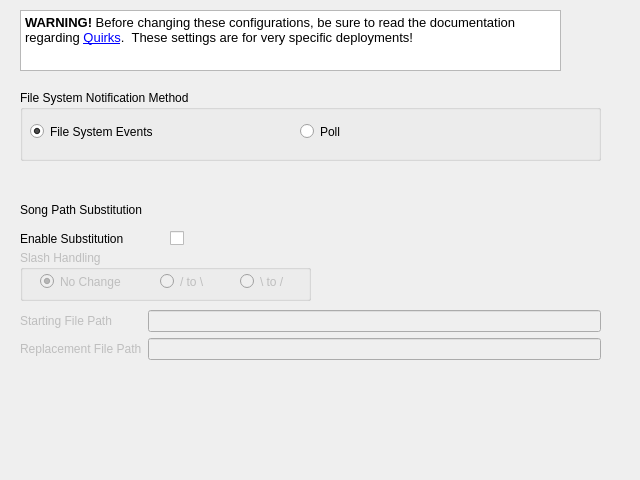
<?xml version="1.0" encoding="UTF-8"?>
<ui version="4.0">
 <class>Form</class>
 <widget class="QWidget" name="Form">
  <property name="geometry">
   <rect>
    <x>0</x>
    <y>0</y>
    <width>640</width>
    <height>480</height>
   </rect>
  </property>
  <property name="windowTitle">
   <string>Quirks</string>
  </property>
  <property name="windowIcon">
   <iconset resource="settings.qrc">
    <normaloff>:/resources/icon.ico</normaloff>:/resources/icon.ico</iconset>
  </property>
  <widget class="QGroupBox" name="fs_event_method_box">
   <property name="geometry">
    <rect>
     <x>20</x>
     <y>90</y>
     <width>581</width>
     <height>71</height>
    </rect>
   </property>
   <property name="layoutDirection">
    <enum>Qt::LeftToRight</enum>
   </property>
   <property name="title">
    <string>File System Notification Method</string>
   </property>
   <widget class="QRadioButton" name="fs_events_button">
    <property name="geometry">
     <rect>
      <x>10</x>
      <y>30</y>
      <width>158</width>
      <height>23</height>
     </rect>
    </property>
    <property name="text">
     <string>File System Events</string>
    </property>
    <property name="checked">
     <bool>true</bool>
    </property>
   </widget>
   <widget class="QRadioButton" name="fs_poll_button">
    <property name="geometry">
     <rect>
      <x>280</x>
      <y>30</y>
      <width>158</width>
      <height>23</height>
     </rect>
    </property>
    <property name="text">
     <string>Poll</string>
    </property>
   </widget>
  </widget>
  <widget class="QTextBrowser" name="warning_text">
   <property name="geometry">
    <rect>
     <x>20</x>
     <y>10</y>
     <width>541</width>
     <height>61</height>
    </rect>
   </property>
   <property name="html">
    <string>&lt;!DOCTYPE HTML PUBLIC &quot;-//W3C//DTD HTML 4.0//EN&quot; &quot;http://www.w3.org/TR/REC-html40/strict.dtd&quot;&gt;
&lt;html&gt;&lt;head&gt;&lt;meta name=&quot;qrichtext&quot; content=&quot;1&quot; /&gt;&lt;style type=&quot;text/css&quot;&gt;
p, li { white-space: pre-wrap; }
&lt;/style&gt;&lt;/head&gt;&lt;body style=&quot; font-family:'Sans'; font-size:10pt; font-weight:400; font-style:normal;&quot;&gt;
&lt;p style=&quot; margin-top:0px; margin-bottom:0px; margin-left:0px; margin-right:0px; -qt-block-indent:0; text-indent:0px;&quot;&gt;&lt;span style=&quot; font-weight:600;&quot;&gt;WARNING! &lt;/span&gt;Before changing these configurations, be sure to read the documentation regarding &lt;a href=&quot;https://whatsnowplaying.github.io/whats-now-playing/quirks.html&quot;&gt;&lt;span style=&quot; text-decoration: underline; color:#0000ff;&quot;&gt;Quirks&lt;/span&gt;&lt;/a&gt;.  These settings are for very specific deployments!&lt;/p&gt;&lt;/body&gt;&lt;/html&gt;</string>
   </property>
   <property name="openExternalLinks">
    <bool>true</bool>
   </property>
  </widget>
  <widget class="QWidget" name="formLayoutWidget">
   <property name="geometry">
    <rect>
     <x>20</x>
     <y>310</y>
     <width>581</width>
     <height>71</height>
    </rect>
   </property>
   <layout class="QFormLayout" name="song_path_layout">
    <item row="0" column="0">
     <widget class="QLabel" name="song_in_path_label">
      <property name="enabled">
       <bool>false</bool>
      </property>
      <property name="text">
       <string>Starting File Path</string>
      </property>
     </widget>
    </item>
    <item row="0" column="1">
     <widget class="QLineEdit" name="song_in_path_lineedit">
      <property name="enabled">
       <bool>false</bool>
      </property>
     </widget>
    </item>
    <item row="1" column="1">
     <widget class="QLineEdit" name="song_out_path_lineedit">
      <property name="enabled">
       <bool>false</bool>
      </property>
     </widget>
    </item>
    <item row="1" column="0">
     <widget class="QLabel" name="song_out_path_label">
      <property name="enabled">
       <bool>false</bool>
      </property>
      <property name="text">
       <string>Replacement File Path</string>
      </property>
     </widget>
    </item>
   </layout>
  </widget>
  <widget class="QLabel" name="song_path_label">
   <property name="geometry">
    <rect>
     <x>20</x>
     <y>200</y>
     <width>461</width>
     <height>20</height>
    </rect>
   </property>
   <property name="text">
    <string>Song Path Substitution</string>
   </property>
  </widget>
  <widget class="QLabel" name="song_subst_label">
   <property name="geometry">
    <rect>
     <x>20</x>
     <y>230</y>
     <width>127</width>
     <height>17</height>
    </rect>
   </property>
   <property name="text">
    <string>Enable Substitution</string>
   </property>
  </widget>
  <widget class="QCheckBox" name="song_subst_checkbox">
   <property name="geometry">
    <rect>
     <x>170</x>
     <y>230</y>
     <width>21</width>
     <height>16</height>
    </rect>
   </property>
  </widget>
  <widget class="QGroupBox" name="slash_radio">
   <property name="enabled">
    <bool>false</bool>
   </property>
   <property name="geometry">
    <rect>
     <x>20</x>
     <y>250</y>
     <width>291</width>
     <height>51</height>
    </rect>
   </property>
   <property name="title">
    <string>Slash Handling</string>
   </property>
   <widget class="QRadioButton" name="slash_nochange">
    <property name="geometry">
     <rect>
      <x>20</x>
      <y>20</y>
      <width>106</width>
      <height>23</height>
     </rect>
    </property>
    <property name="text">
     <string>No Change</string>
    </property>
    <property name="checked">
     <bool>true</bool>
    </property>
   </widget>
   <widget class="QRadioButton" name="slash_toback">
    <property name="geometry">
     <rect>
      <x>140</x>
      <y>20</y>
      <width>61</width>
      <height>23</height>
     </rect>
    </property>
    <property name="text">
     <string>/ to \</string>
    </property>
   </widget>
   <widget class="QRadioButton" name="slash_toforward">
    <property name="geometry">
     <rect>
      <x>220</x>
      <y>20</y>
      <width>61</width>
      <height>23</height>
     </rect>
    </property>
    <property name="text">
     <string>\ to /</string>
    </property>
   </widget>
  </widget>
 </widget>
 <resources>
  <include location="settings.qrc"/>
 </resources>
 <connections>
  <connection>
   <sender>song_subst_checkbox</sender>
   <signal>toggled(bool)</signal>
   <receiver>song_in_path_label</receiver>
   <slot>setEnabled(bool)</slot>
   <hints>
    <hint type="sourcelabel">
     <x>385</x>
     <y>228</y>
    </hint>
    <hint type="destinationlabel">
     <x>76</x>
     <y>256</y>
    </hint>
   </hints>
  </connection>
  <connection>
   <sender>song_subst_checkbox</sender>
   <signal>toggled(bool)</signal>
   <receiver>song_in_path_lineedit</receiver>
   <slot>setEnabled(bool)</slot>
   <hints>
    <hint type="sourcelabel">
     <x>385</x>
     <y>228</y>
    </hint>
    <hint type="destinationlabel">
     <x>385</x>
     <y>256</y>
    </hint>
   </hints>
  </connection>
  <connection>
   <sender>song_subst_checkbox</sender>
   <signal>toggled(bool)</signal>
   <receiver>song_out_path_label</receiver>
   <slot>setEnabled(bool)</slot>
   <hints>
    <hint type="sourcelabel">
     <x>385</x>
     <y>228</y>
    </hint>
    <hint type="destinationlabel">
     <x>92</x>
     <y>287</y>
    </hint>
   </hints>
  </connection>
  <connection>
   <sender>song_subst_checkbox</sender>
   <signal>toggled(bool)</signal>
   <receiver>song_out_path_lineedit</receiver>
   <slot>setEnabled(bool)</slot>
   <hints>
    <hint type="sourcelabel">
     <x>385</x>
     <y>228</y>
    </hint>
    <hint type="destinationlabel">
     <x>385</x>
     <y>287</y>
    </hint>
   </hints>
  </connection>
  <connection>
   <sender>song_subst_checkbox</sender>
   <signal>toggled(bool)</signal>
   <receiver>slash_radio</receiver>
   <slot>setEnabled(bool)</slot>
   <hints>
    <hint type="sourcelabel">
     <x>180</x>
     <y>237</y>
    </hint>
    <hint type="destinationlabel">
     <x>165</x>
     <y>275</y>
    </hint>
   </hints>
  </connection>
 </connections>
</ui>
